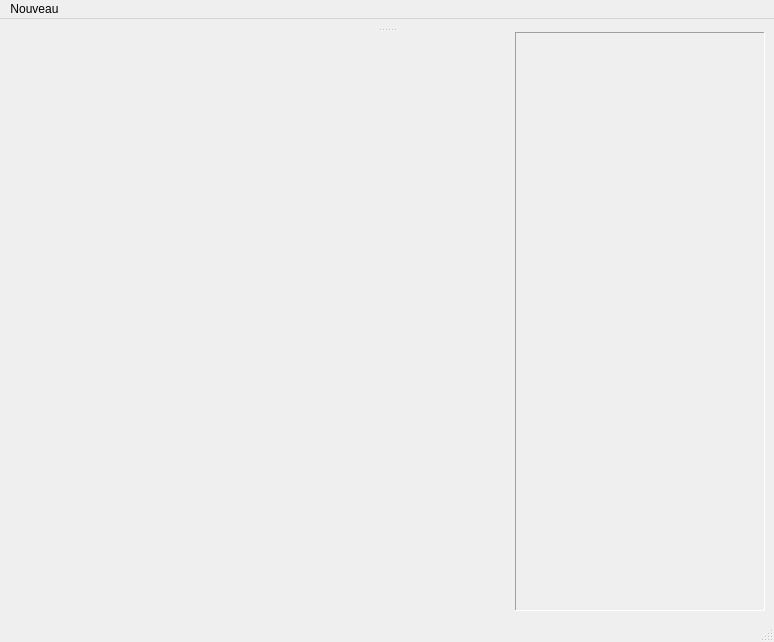
<?xml version="1.0" encoding="UTF-8"?>
<ui version="4.0">
 <class>MainWindow</class>
 <widget class="QMainWindow" name="MainWindow">
  <property name="geometry">
   <rect>
    <x>0</x>
    <y>0</y>
    <width>774</width>
    <height>642</height>
   </rect>
  </property>
  <property name="windowTitle">
   <string>Masque</string>
  </property>
  <widget class="QWidget" name="central_widget">
   <layout class="QVBoxLayout" name="verticalLayout">
    <item>
     <widget class="QSplitter" name="splitter_main">
      <property name="orientation">
       <enum>Qt::Vertical</enum>
      </property>
      <widget class="QSplitter" name="splitter_center">
       <property name="orientation">
        <enum>Qt::Vertical</enum>
       </property>
       <widget class="QStackedWidget" name="stacked_widget_images"/>
       <widget class="QWidget" name="">
        <layout class="QHBoxLayout" name="horizontalLayout">
         <item>
          <widget class="QStackedWidget" name="stacked_widget_champs"/>
         </item>
         <item>
          <spacer name="horizontalSpacer">
           <property name="orientation">
            <enum>Qt::Horizontal</enum>
           </property>
           <property name="sizeHint" stdset="0">
            <size>
             <width>80</width>
             <height>20</height>
            </size>
           </property>
          </spacer>
         </item>
         <item>
          <widget class="QScrollArea" name="scroll_area_list_images">
           <property name="styleSheet">
            <string notr="true">width:48px;</string>
           </property>
           <property name="frameShape">
            <enum>QFrame::Panel</enum>
           </property>
           <property name="frameShadow">
            <enum>QFrame::Sunken</enum>
           </property>
           <property name="widgetResizable">
            <bool>true</bool>
           </property>
           <widget class="QWidget" name="scrollAreaWidgetContents">
            <property name="geometry">
             <rect>
              <x>0</x>
              <y>0</y>
              <width>245</width>
              <height>272</height>
             </rect>
            </property>
           </widget>
          </widget>
         </item>
        </layout>
       </widget>
      </widget>
     </widget>
    </item>
   </layout>
  </widget>
  <widget class="QMenuBar" name="menubar">
   <property name="geometry">
    <rect>
     <x>0</x>
     <y>0</y>
     <width>774</width>
     <height>21</height>
    </rect>
   </property>
   <widget class="QMenu" name="menu_chargement">
    <property name="title">
     <string>Nouveau</string>
    </property>
    <addaction name="action_chargement"/>
   </widget>
   <addaction name="menu_chargement"/>
  </widget>
  <widget class="QStatusBar" name="status_bar"/>
  <action name="action_chargement">
   <property name="text">
    <string>Chargement ...</string>
   </property>
  </action>
 </widget>
 <resources/>
 <connections/>
</ui>
